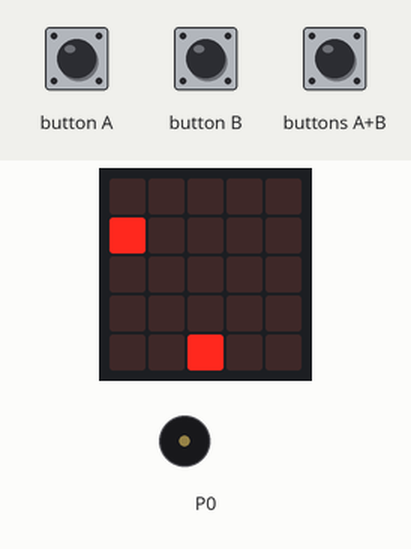
Simulated run of this program. Board: BBC micro:bit (MakeCode). Parts: the board's 5×5 LED display, buzzer (waves = sounding). The inputs (shaded band) are chosen by the test bench. Random numbers come from a fixed seed; the short countdown, score and lost-life animations are approximate.

Above: at 4.2 s.
4.3 s: button B pressed for 0.15 s
At 5.8 s:
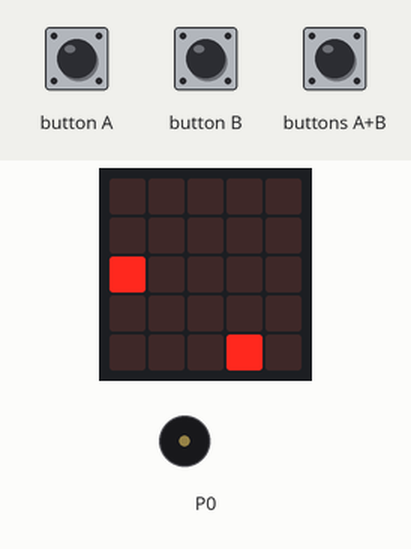
7.4 s: buttons A+B pressed for 0.15 s
8.1 s: button A pressed for 0.15 s
At 8.7 s:
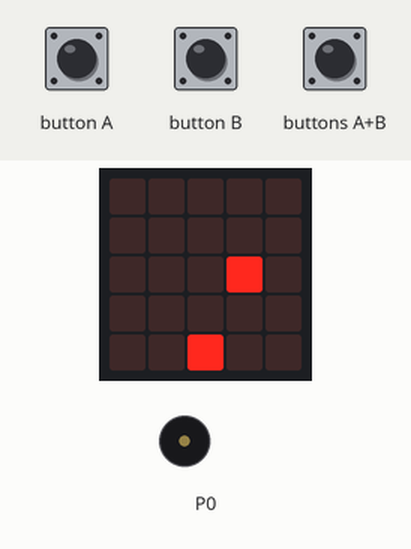
8.8 s: buttons A+B pressed for 0.15 s
At 9.01 s:
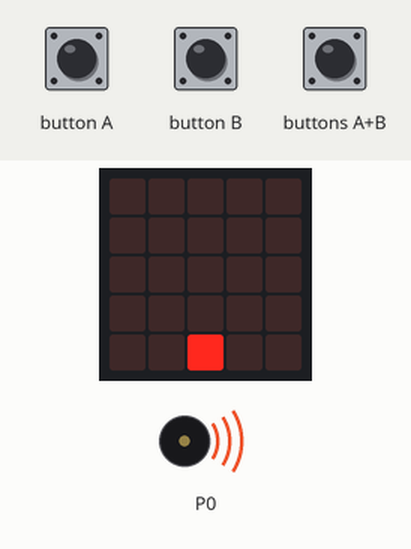
9.5 s: button A pressed for 0.15 s
At 11.0 s:
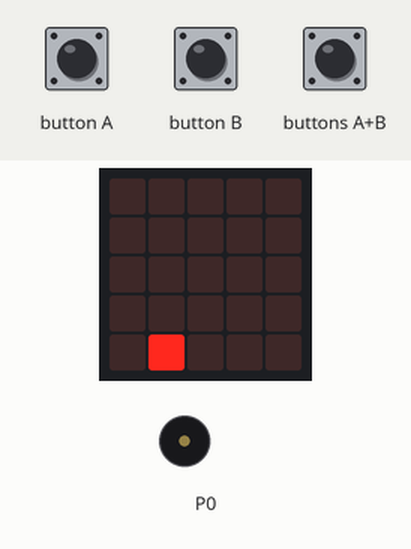
11.3 s: buttons A+B pressed for 1 s
At 12.67 s:
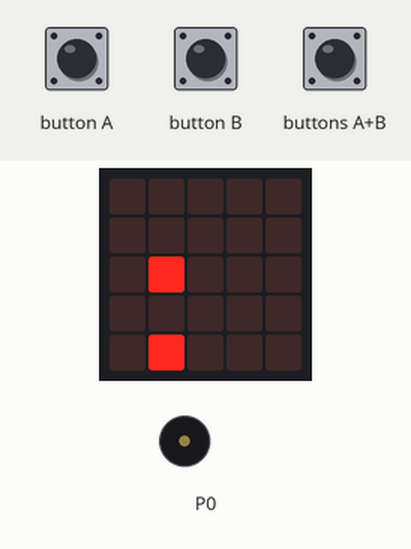
Timing chart, 0 to 14.3 s (numbered marks = the images above; inputs shaded):
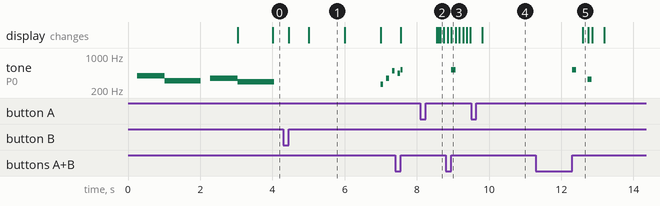

The program:

main.ts
```typescript
/**
 * initialisation des variables
 */
let countDown = 0
let enemyY = 0
let level = 0
let destroyed = false
let alive = false
let difficult = 0
let bonus: game.LedSprite = null
let random = 0
let random2 = 0
let count = 0
music.startMelody(music.builtInMelody(Melodies.Dadadadum), MelodyOptions.Once)
basic.pause(3000)
let starship = game.createSprite(2, 4)
let enemy = game.createSprite(5, 5)
// on rend le premier sprite init invisible
enemy.set(LedSpriteProperty.Brightness, 0)
// commencement du score
game.setScore(0)
basic.forever(function () {
    random = randint(0, 5)
    random2 = randint(-1, 1)
    enemy = game.createSprite(random, -1)
    if (game.score() == 10) {
        bonus = game.createSprite(random, -1)
    }
    input.onButtonPressed(Button.A, function () {
        starship.move(-1);
    })
input.onButtonPressed(Button.B, function () {
        starship.move(1);
    })
input.onButtonPressed(Button.AB, function () {
        tir();
    })
difficult += 1
    while (count < 5 && ++count) {
        alive = !(enemy.isDeleted())
        destroyed = enemy.isDeleted()
        if (destroyed && difficult > 10) {
            level += 10
        }
        if (alive) {
            enemyY = enemy.get(LedSpriteProperty.Y)
            if (enemyY == 4 && alive) {
                countDown += 1
                music.playMelody("C - F - B - A - ", 800)
                basic.showLeds(`
            # . . . #
            . # . # .
            . . # . .
            . # . # .
            # . . . #
            `, 1000);
enemy.delete()
                if (countDown == 3) {
                    music.playMelody("C5 B A G F E D C ", 700)
                    music.playMelody("C5 B A G F E D C ", 700)
                    game.gameOver()
                }
            }
            random2 = randint(-1, 1)
            random = randint(0, 5)
            enemy.changeXBy(random2);
if (difficult <= 10) {
                basic.pause(1000)
            } else {
                basic.pause(1000 - level)
            }
            enemy.changeYBy(1);
        }
    }
    enemy.delete()
    function tir() {
        let starshipX = starship.get(LedSpriteProperty.X);
        let starshipY = starship.get(LedSpriteProperty.Y);
        let shoot = game.createSprite(starshipX, starshipY);
        let count2 = 0;
        music.playMelody("C5", 500);
        while (count2 < 4 && ++count2) {
            shoot.change(LedSpriteProperty.Y, -1);
            let shootY = shoot.get(LedSpriteProperty.Y);
            let shootX = shoot.get(LedSpriteProperty.X);
            let enemyY2 = enemy.get(LedSpriteProperty.Y);
            let enemyX = enemy.get(LedSpriteProperty.X);

            if ((shootY == enemyY2) && (shootX == enemyX)) {
                music.playMelody("E4", 500);
                game.addScore(1);
                enemy.delete();
            }
            basic.pause(100);
        }
        shoot.delete();
    }
})
```

test.ts
```typescript
// les tests vont ici ; cela ne sera pas compilé si ce paquet est utilisé en tant qu'extension.
```

Measured:
- after the input at 8.8 s, tone on P0: silent → 523 Hz after 0.15 s, → silent 0.12 s later
- after the input at 9.5 s, the display: changes after 0.31 s (image 4)
- after the input at 11.3 s, tone on P0: silent → 523 Hz after 1.0 s, → silent 0.12 s later, → 330 Hz 0.31 s later, → silent 0.12 s later
- by itself, tone on P0: plays 262 Hz for 0.07 s, 349 Hz for 0.07 s, 494 Hz for 0.07 s
- what the display in image 1 shows lasts 1.0 s, from 5.0 s to 6.0 s
